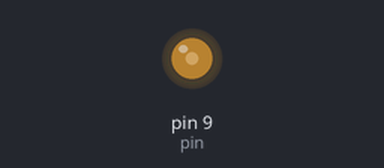
The sketch below on a simulated Arduino Uno, built with avr-gcc and run on an emulated ATmega328P. Parts: output pins drawn as LEDs (lit = HIGH).

Above: at 0.1 s.
Timing chart, 0 to 1.6 s (numbered marks = the images above):
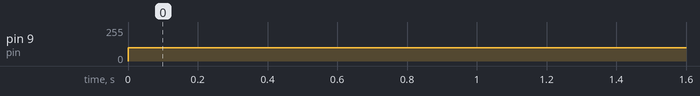

Measured:
- by itself, pin 9 (pin): 0/255 → 100/255 at 0.00 s

The sketch:

005analogWrite.ino
```cpp
int pin = 9;
int brightness=100;
void setup()
{
  pinMode(pin, OUTPUT);
}

void loop()
{
  analogWrite(pin,brightness);
}
```
